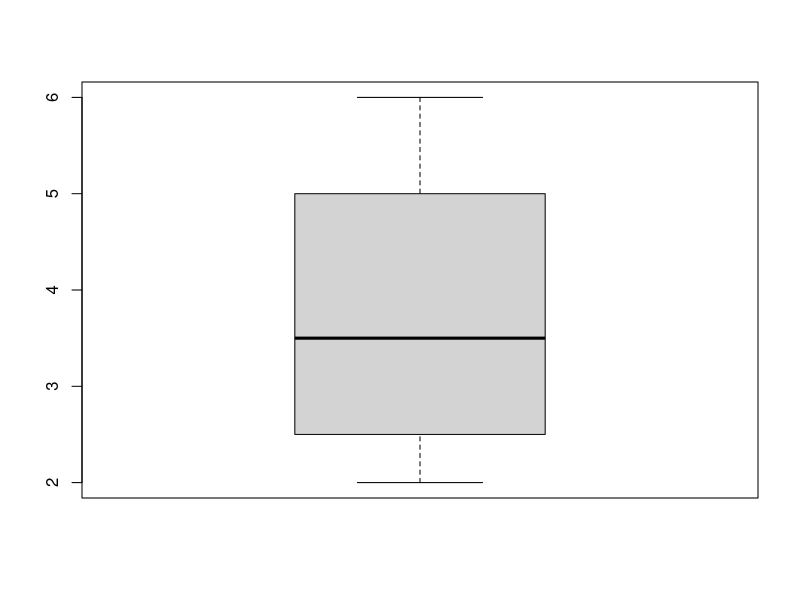
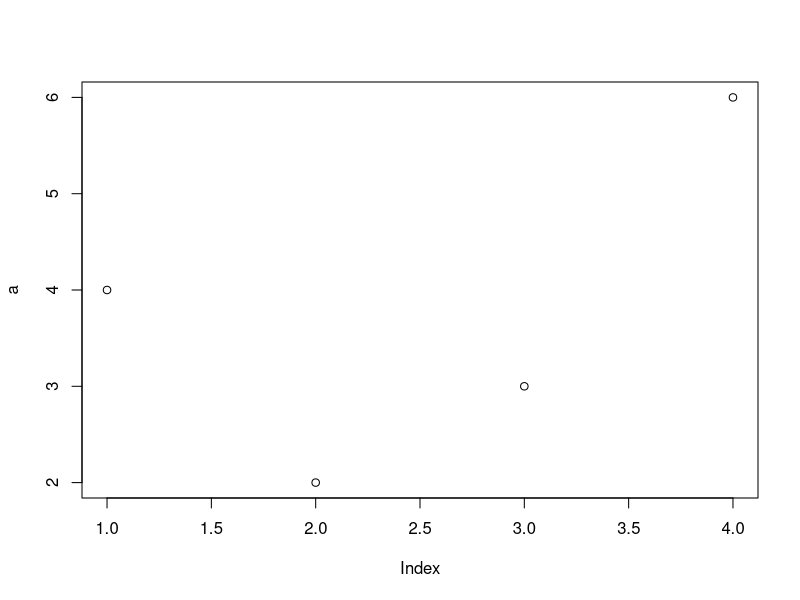
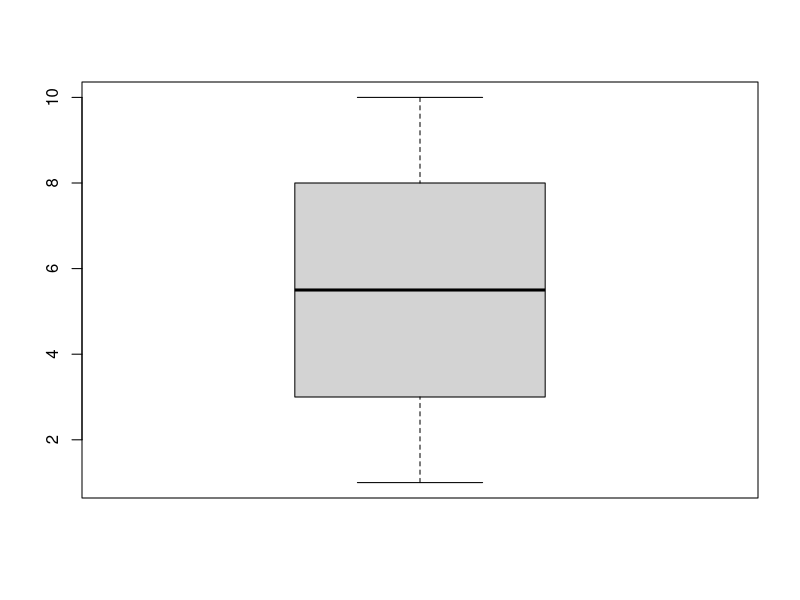
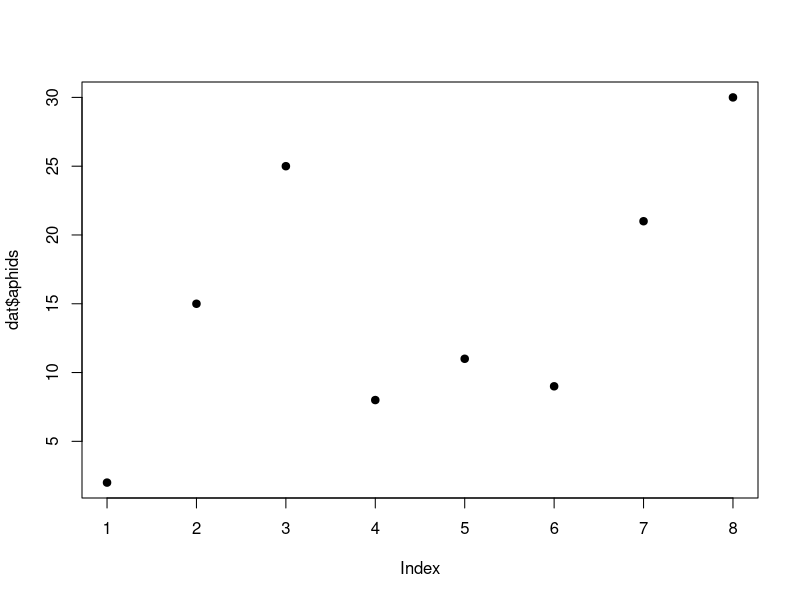
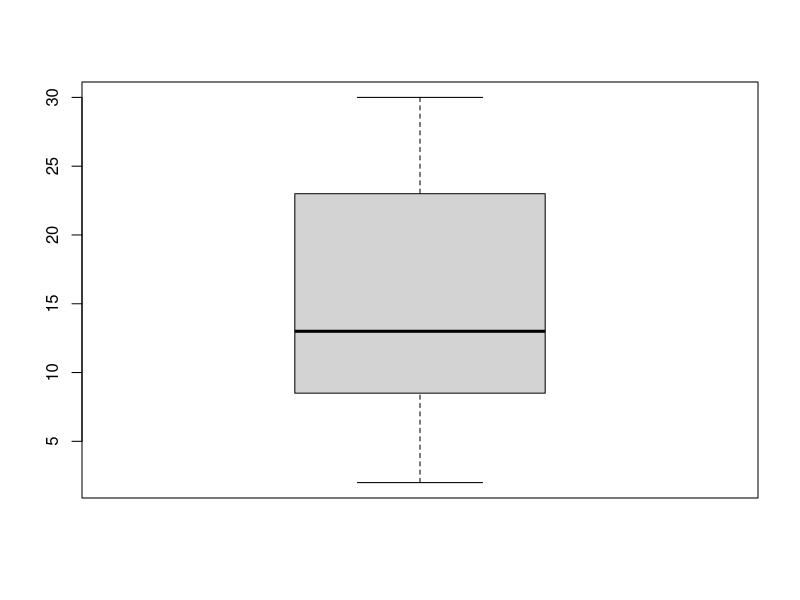
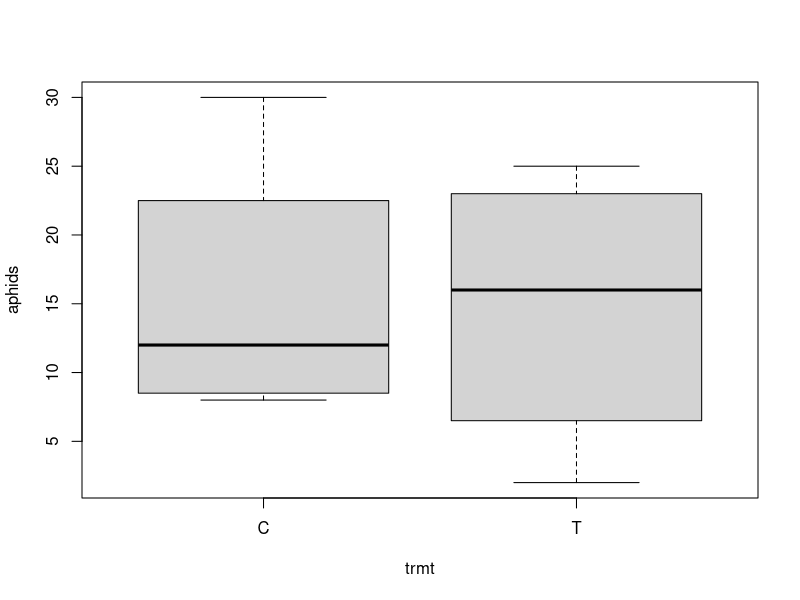

Recreate these plots in R, in order.
############################################################################
# ENT6702 Entomological Techniques and Data Analysis

# start R & RStudio

# elements ('panes') of RStudio:
# - top left:     Script Editor
# - bottom left:  Console (where you give instructions to R)
# - top right:    Environment, Command History, Connections, GIT
# - bottom right: File Browser, Plots, Packages, Help, Viewer

# Check the version of R - shown in the Console

############################################################################

# Benefits of R: base functions/packages & additional add-on packages
# RStudio: an interface that makes it easier to interact with R

# create a script
# permanent, repeatable, annotated, shareable archive of you analysis

# R is a calculator
1 + 4

2 * 4

3 / 8

12.2 - 7.88

10^2

7 < 10

8 > 19

8 == 8
# are two things equal?

7 == 8

7 != 8
# are two things not equal?

7 != 7

# so far, R is printing answers into the console, but not saving them
# can assign to an object
x <- 4 / 2
# to see the contents of an object, type the name
x
print(x)

# create a numeric vector
# Vector: a group of numbers together
a <- c(4, 2, 3, 6) # uses c() which is a function that combines
a

mean(a)
sd(a)
boxplot(a)
plot(a)

# character/string vectors
a <- c("beetle", "bee", "cricket", "butterfly")
a # note, we have overwritten a

# quickly create a vector of consecutive numbers
# tells R to make a sequence
1:50
c(1:50)
1:10

# using functions to perform tasks
# arguments are separated by commas
# function(argument)
b <- seq(from = 1, to = 10, by = 1)
mean(b)
sd(b)
median(b)
boxplot(b)

# can use a function to clear the environment in R
ls() # list objects in the environment

rm(a) # remove object a

rm(list = ls()) # remove everything in the environment

# let's create a dataframe
id  <- 1:8
count <- c(2, 15, 25, 8, 11, 9, 21, 30)
trmt <- c("T", "C", "T", "C", "T", "C", "T", "C")

dat <- data.frame(id, count, trmt)
dat

summary(dat)
str(dat)

# view individual variables
dat$id
dat$count
dat$trmt

# subset a row
dat[2,]

# subset a column
dat[,2]

# add a new variable
dat$plant <- c(1, 1, 2, 2, 3, 3, 4, 4)

# rename a variable
names(dat)[2] <- "aphids"

# graph the data
plot(dat$aphids, pch = 19)
boxplot(dat$aphids)
boxplot(aphids ~ trmt, data = dat)

